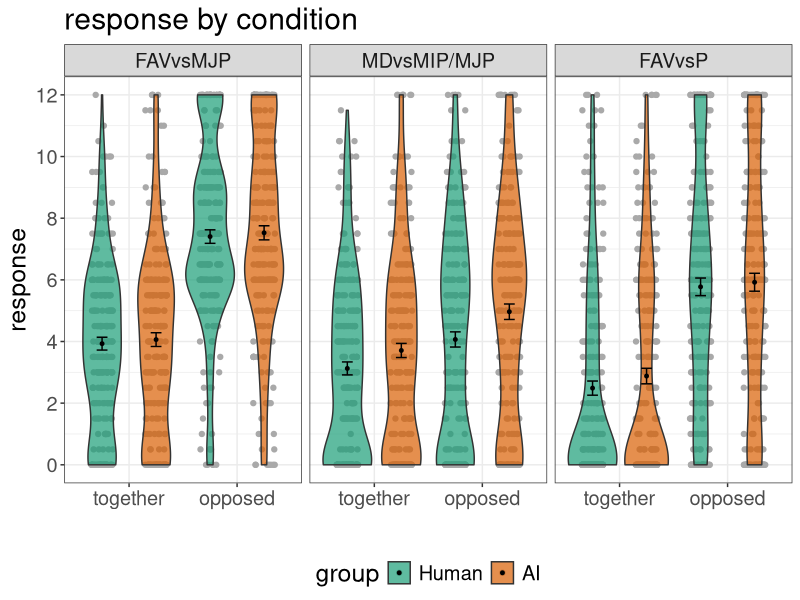
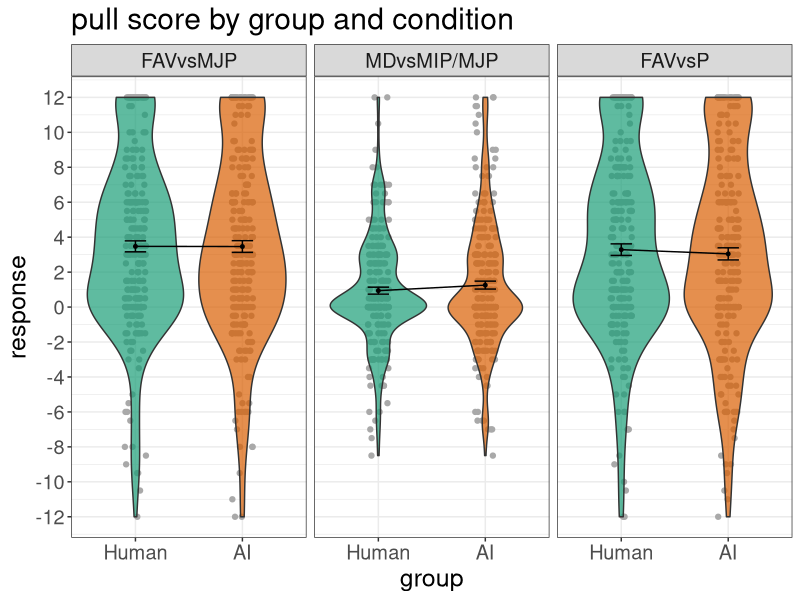
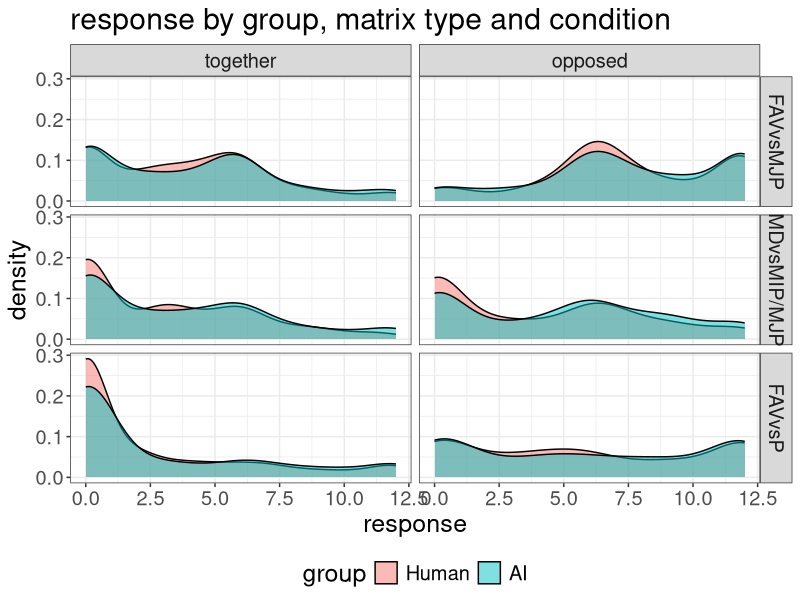
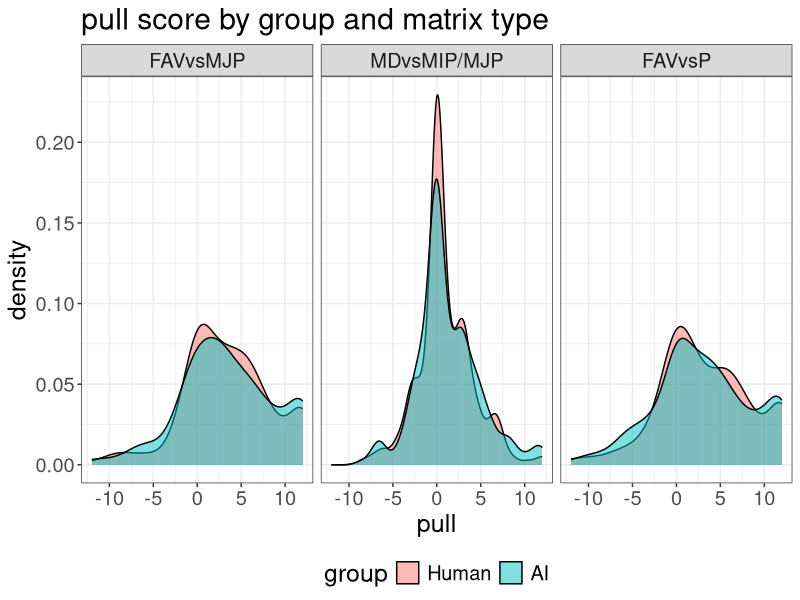
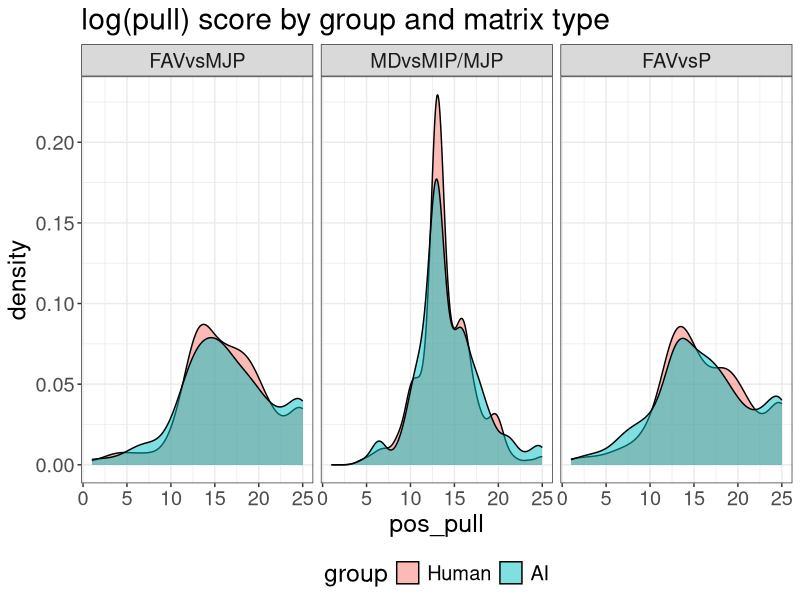
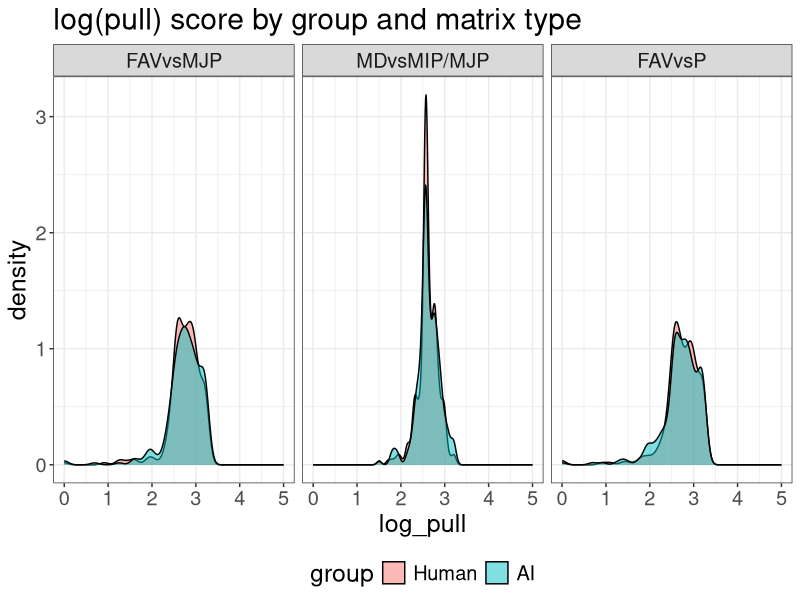
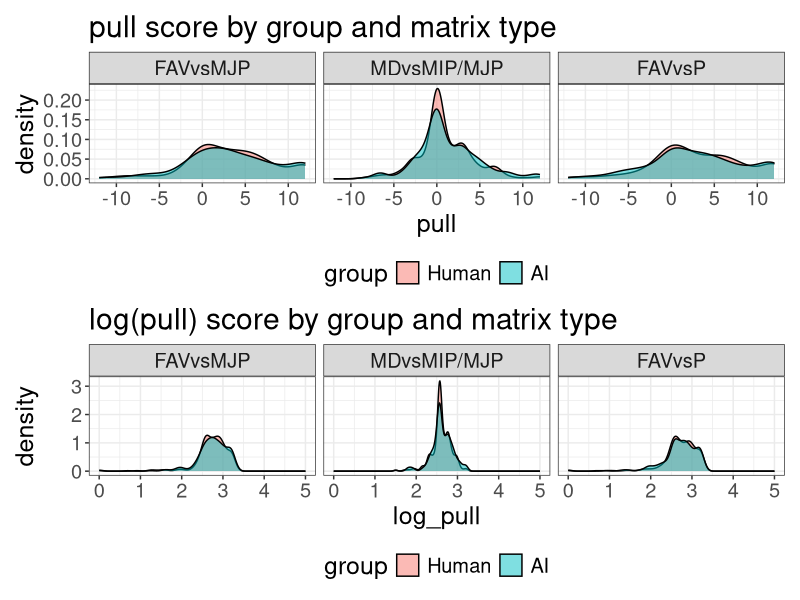
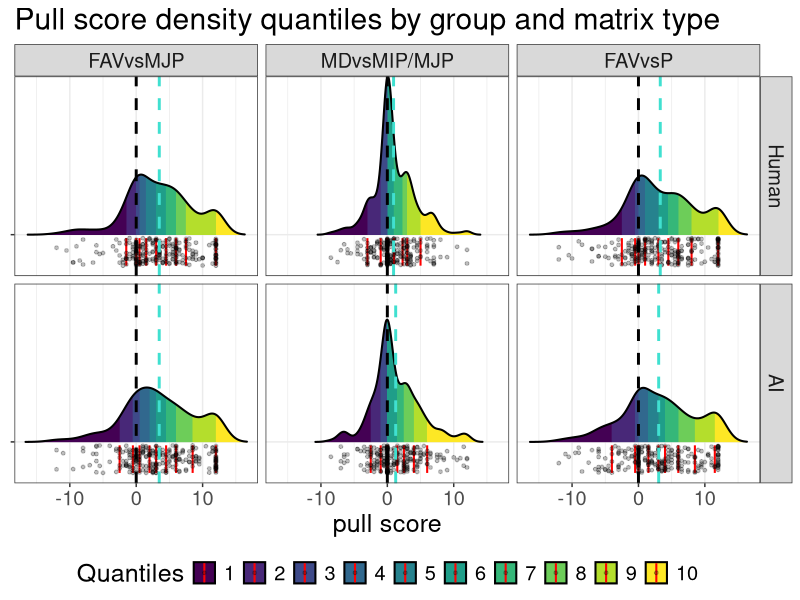

Write the R code that produced these figures, in order.
## ---- chunk 1
knitr::opts_chunk$set(echo = TRUE)
## ---- chunk 2
# install.packages(c("tidyverse", "RColorBrewer", "patchwork"))
## ---- chunk 3
# take a snapshot and update the lock.file
# renv::snapshot() # this is only necessary when new packages or installed or packages are updated.
## ---- chunk 4
pkg <- c("tidyverse", "RColorBrewer", "patchwork")

lapply(pkg, library, character.only = TRUE)
## ---- chunk 5
## Set the amount of dodge in figures
pd <- position_dodge(0.7)
pd2 <- position_dodge(1)

## theme settings for ggplot
theme_set(
  theme_bw() +
    theme(text = element_text(size = 18), 
          title = element_text(size = 18),
          legend.position = "bottom")
)
## ---- chunk 6
# data <- read_csv("data/data.csv") %>%
#   mutate(group = factor(group, levels = c("Human", "AI")),
#          matrix_name = factor(matrix_name, levels = c("FAVvsMJP", "MDvsMIP/MJP", "FAVvsP")),
#          condition = factor(condition, levels = c("together", "opposed")))
# head(data)
# 
# diff <- read_csv("data/diff.csv") %>% 
#   mutate(group = factor(group, levels = c("Human", "AI")),
#          matrix_name = factor(matrix_name, levels = c("FAVvsMJP", "MDvsMIP/MJP", "FAVvsP")))
# head(diff)
## ---- chunk 7
raw <- read_csv("data/AIHumanExperiment_Experiment.csv")
head(raw)
str(raw)
summary(raw)
glimpse(raw)
## ---- chunk 8
data <- raw %>%
  rename(pid = participant, group = aihuman, all_conditions = condition, 
         matrix_name = matrixtype, condition = togetheropposed, 
         response = finalanswer) %>% 
  select(-jatosid, -prolificid, -all_conditions, -matrixnumber, -statvar, -answer, -rt)
head(data)
## ---- chunk 9
# recode and create factors
data <- data %>% 
  mutate(matrix_name = if_else(matrix_name == "1", "FAVvsMJP",
                       if_else(matrix_name == "2", "MDvsMIP/MJP", "FAVvsP")),
         condition = if_else(condition == "1", "together", "opposed"),
         group = factor(group, levels = c("Human", "AI")),
         matrix_name = factor(matrix_name, levels = c("FAVvsMJP", "MDvsMIP/MJP", "FAVvsP")),
         condition = factor(condition, levels = c("together", "opposed")))
head(data)
## ---- chunk 10
summary(data)
## ---- chunk 11
tally <- data %>% 
  group_by(group) %>% 
  distinct(pid) %>% 
  tally()
tally
## ---- chunk 12
summary_pid <- data %>% 
  group_by(pid, group, matrix_name, condition) %>% 
  summarise(n= n(),
            mean=mean(response), 
            sd=sd(response), 
            sem = sd/sqrt(n))
head(summary_pid)
## ---- chunk 13
summary_group <- data %>% 
  group_by(group, matrix_name, condition) %>% 
  summarise(n= n()/2, ## /2 as it counts both observations
            mean=mean(response), 
            sd=sd(response), 
            sem = sd/sqrt(n))
head(summary_group)
## ---- chunk 14
p3.1 <- ggplot(summary_pid, 
              aes(x=condition, y=mean, fill = group)) +
   geom_jitter(position=position_jitterdodge(dodge.width =1), alpha = 1, 
               colour = "darkgrey") +
   geom_violin(alpha = 0.7, position=pd2) +
   geom_errorbar(data=summary_group, 
                 aes(y=mean, ymin=mean-sem, ymax=mean+sem), width=.2, position=pd2) +
   # geom_line(data=summary_group, aes(group=group), position=pd2) +
   geom_point(data=summary_group, aes(y=mean), position=pd2, size =1) +
   scale_colour_brewer(palette = "Dark2")+
   scale_fill_brewer(palette = "Dark2")+
   labs(x="", y = "response")+
   scale_y_continuous(breaks=seq(0,12,2), limits=c(0,12)) +
   facet_grid(~matrix_name)+
   ggtitle("response by condition")
p3.1

ggsave ("figures/violin.jpeg",
        width = 8, height = 6)
## ---- chunk 15
diff <- summary_pid %>% 
  group_by(pid, group, matrix_name) %>% 
  pivot_wider(-c(n, sd, sem),
              names_from = "condition",
              values_from = "mean") %>% 
  mutate(pull = opposed - together) %>% 
  ungroup()
head(diff)
## ---- chunk 16
diff_group <- diff %>% 
  group_by(group, matrix_name) %>% 
  summarise(n=n(),
            group_pull=mean(pull), 
            group_sd=sd(pull), 
            group_sem = group_sd / sqrt(n)) %>% 
  rename(pull = group_pull, sd = group_sd, sem = group_sem)
head(diff_group)
## ---- chunk 17
p6.1 <- ggplot(diff, 
              aes(x=group, y=pull, fill = group)) +
   geom_jitter(position=position_jitterdodge(dodge.width =1), alpha = 1, 
               colour = "darkgrey") +
   geom_violin(alpha = 0.7, position=pd2) +
   geom_errorbar(data=diff_group, aes(y=pull, ymin=pull-sem, ymax=pull+sem), 
                 width=.2, position=pd2) +
   geom_line(data=diff_group, aes(y=pull, group=1), position=pd2) +
   geom_point(data=diff_group, aes(y=pull), position=pd2, size =1) +
   scale_colour_brewer(palette = "Dark2")+
   scale_fill_brewer(palette = "Dark2")+
   labs(y = "response")+
   scale_y_continuous(breaks=seq(-12,12,2), limits=c(-12,12)) +
   guides(fill="none")+
   facet_grid(~matrix_name)+
   ggtitle("pull score by group and condition")
p6.1

ggsave ("figures/violin_diff.jpeg",
        width = 8, height = 6)
## ---- chunk 18
diffd <- diff %>% 
  mutate(groupd = if_else(group == "AI", 0.5, -0.5),
         mat2v1 = if_else(matrix_name == "MDvsMIP/MJP", 2/3, -1/3), # target MDvsMIP/MJP
         mat3v1 = if_else(matrix_name == "FAVvsP", 2/3, -1/3)) %>%  # target FAVvsP
  select(pid, groupd, mat2v1, mat3v1, pull) %>% 
  rename(group=groupd)
head(diffd)
## ---- chunk 19
write_csv(data, "data/data.csv") # all data good for plotting
write_csv(summary_pid, "data/summary_pid.csv")
write_csv(summary_group, "data/summary_group.csv")
write_csv(diff, "data/diff.csv")
write_csv(diff_group, "data/diff_group.csv")
write_csv(diffd, "data/diffd.csv")
## ---- chunk 20
p9.1 <- ggplot(data, 
              aes(x=response, fill = group)) +
   geom_density(alpha=0.5) +
   facet_grid(matrix_name~condition) +
   ggtitle("response by group, matrix type and condition")
p9.1
## ---- chunk 21
p9.2 <- ggplot(diff, 
              aes(x=pull, fill = group)) +
   geom_density(alpha=0.5) +
   facet_grid(~matrix_name) +
   ggtitle("pull score by group and matrix type")
p9.2
## ---- chunk 22
diff <- diff %>% 
  mutate(pos_pull = pull + 13,
         log_pull = log(pos_pull))
head(diff)
summary(diff)
## ---- chunk 23
p9.3 <- ggplot(diff, 
              aes(x=pos_pull, fill = group)) +
   geom_density(alpha=0.5) +
   facet_grid(~matrix_name) +
   ggtitle("log(pull) score by group and matrix type")
p9.3
## ---- chunk 24
p9.4 <- ggplot(diff, 
              aes(x=log_pull, fill = group)) +
   geom_density(alpha=0.5) +
   facet_grid(~matrix_name) +
   ggtitle("log(pull) score by group and matrix type") +
   xlim(0,5)
p9.4
## ---- chunk 25
p9.5 <- p9.2 / p9.4 
p9.5
## ---- chunk 26
library(ggridges)

p9.6 <- ggplot(diff, aes(x = pull, y = "", fill = after_stat(quantile))) +
  stat_density_ridges(
    geom = "density_ridges_gradient", calc_ecdf = TRUE,
    quantiles = 10, quantile_lines = TRUE, 
    jittered_points = TRUE, scale = 10,
    linewidth = 0.7, vline_color = "red",
    point_size = 1, point_alpha = 0.25, 
    position = position_raincloud(adjust_vlines = TRUE)
  ) +
  scale_fill_viridis_d(name = "Quantiles") +
  geom_vline(xintercept = 0, colour = "black", linetype = "dashed",
             linewidth = 1) +
  geom_vline(data = diff_group,
             aes(xintercept = pull), colour = "turquoise", linetype = "dashed",
             linewidth = 1) +
  theme(legend.position = "bottom") +
  guides(fill = guide_legend(nrow = 1)) +
  labs(title = "Pull score density quantiles by group and matrix type",
       y = NULL,
       x = "pull score") +
  # scale_x_continuous(breaks = seq(-150, 150, 25)) +
  facet_grid(group~matrix_name)
p9.6

ggsave("figures/diff_dens_q.jpeg",
       width = 8, height = 6)
